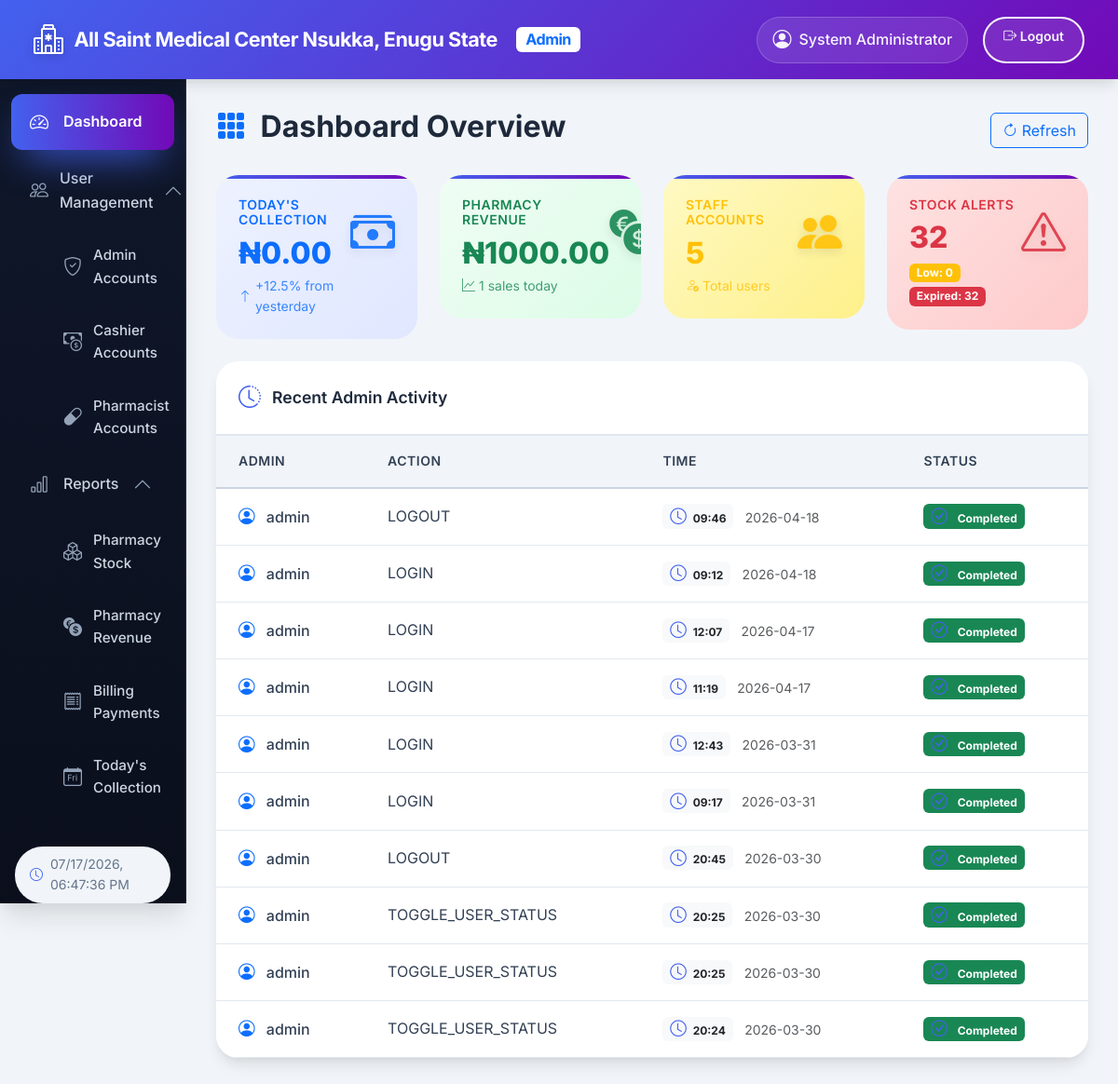
Screenshot of /admin/dashboard (signed in) with the database file from the repository.
### tables this page shows
CREATE TABLE admin_users (
    id                INTEGER PRIMARY KEY AUTOINCREMENT,
    username          TEXT UNIQUE NOT NULL,
    password          TEXT NOT NULL,
    full_name         TEXT,
    email             TEXT,
    role              TEXT DEFAULT 'Admin',
    is_super_admin    INTEGER DEFAULT 0,
    is_active         INTEGER DEFAULT 1,
    created_at        TIMESTAMP DEFAULT CURRENT_TIMESTAMP,
    created_by        INTEGER,
    last_login        TIMESTAMP
);

CREATE TABLE admin_audit_logs (
    id          INTEGER PRIMARY KEY AUTOINCREMENT,
    admin_id    INTEGER,
    action      TEXT NOT NULL,
    details     TEXT,
    ip_address  TEXT,
    user_agent  TEXT,
    created_at  TIMESTAMP DEFAULT CURRENT_TIMESTAMP
);

### app.py (the view)
@app.route('/admin/dashboard')
def admin_dashboard():
    if 'admin_id' not in session:
        return redirect(url_for('admin_login'))
    conn = get_db_connection()
    cursor = conn.cursor()
    stats = {}
    try:
        cursor.execute("SELECT COUNT(*) FROM admin_users WHERE is_active = 1")
        stats['admins_count'] = cursor.fetchone()[0]
        cursor.execute("SELECT COUNT(*) FROM pharmacists WHERE is_active = 1")
        stats['pharmacists_count'] = cursor.fetchone()[0]
        cursor.execute("SELECT COUNT(*) FROM billing_users WHERE is_active = 1")
        stats['cashiers_count'] = cursor.fetchone()[0]
        today = date.today().strftime('%Y-%m-%d')
        cursor.execute("SELECT COALESCE(SUM(amount_paid), 0) FROM payments WHERE DATE(payment_date) = ?", (today,))
        stats['todays_collection'] = float(cursor.fetchone()[0] or 0)
        cursor.execute("""
            SELECT COUNT(*) FROM drugs
            WHERE stock_quantity <= low_stock_threshold
            AND expiry_date > date('now')
        """)
        stats['low_stock_count'] = cursor.fetchone()[0]
        cursor.execute("""
            SELECT COUNT(*) FROM drugs
            WHERE expiry_date < date('now') AND stock_quantity > 0
        """)
        stats['expired_stock_count'] = cursor.fetchone()[0]
        cursor.execute("""
            SELECT COUNT(*), COALESCE(SUM(grand_total), 0)
            FROM receipts
            WHERE DATE(created_at) = ?
        """, (today,))
        result = cursor.fetchone()
        stats['pharmacy_sales_count'] = result[0]
        stats['pharmacy_revenue'] = float(result[1] or 0)
        cursor.execute("""
            SELECT a.username, l.action, l.created_at
            FROM admin_audit_logs l
            JOIN admin_users a ON l.admin_id = a.id
            ORDER BY l.created_at DESC
            LIMIT 10
        """)
        recent_actions = cursor.fetchall()
        stats['recent_actions'] = []
        for action in recent_actions:
            username = action[0]
            action_text = action[1]
            created_at = action[2]
            if isinstance(created_at, str):
                try:
                    created_at = datetime.strptime(created_at, '%Y-%m-%d %H:%M:%S')
                except ValueError:
                    try:
                        created_at = datetime.strptime(created_at, '%Y-%m-%d')
                    except ValueError:
                        created_at = datetime.now()
            stats['recent_actions'].append((username, action_text, created_at))
    except Exception as e:
        app.logger.error(f"Error fetching admin stats: {e}")
        flash("Error loading dashboard statistics", "warning")
        stats = {}
    cursor.close()
    conn.close()
    return render_template(
        "admin_dashboard.html",
        stats=stats,
        hospital_name="All Saint Medical Center Nsukka, Enugu State",
        admin_name=session.get('admin_full_name', 'Admin')
    )

### templates/admin_dashboard.html (shortened to what this page needs)
<!DOCTYPE html>
<html lang="en">
<head>
    <link href="https://cdn.jsdelivr.net/npm/bootstrap@5.3.2/dist/css/bootstrap.min.css" rel="stylesheet">
    <link rel="stylesheet" href="https://cdn.jsdelivr.net/npm/bootstrap-icons@1.11.0/font/bootstrap-icons.css">
    <link href="https://unpkg.com/aos@2.3.1/dist/aos.css" rel="stylesheet">
</head>
<body>
    <nav class="navbar navbar-expand-lg navbar-dark nav-gradient">
        <div class="container-fluid">
            <a class="navbar-brand" href="{{ url_for('admin_dashboard') }}">
                <i class="bi bi-hospital"></i>
                <span>{{ hospital_name }}</span>
                <span class="badge bg-white text-primary ms-2 animate-pulse">Admin</span>
            </a>
            <div class="collapse navbar-collapse" id="navbarNav">
                <div class="navbar-nav ms-auto">
                    <div class="navbar-text me-3">
                        <i class="bi bi-person-circle"></i>
                        <span>{{ admin_name }}</span>
                    </div>
                    <a href="{{ url_for('admin_logout') }}" class="btn btn-outline-light btn-sm">
                        <i class="bi bi-box-arrow-right"></i> Logout
                    </a>
                </div>
            </div>
        </div>
    </nav>
    <div class="container-fluid">
        <div class="row">
            <div class="col-md-3 col-lg-2 px-0">
                <div class="sidebar">
                    <div class="list-group list-group-flush">
                        <a href="{{ url_for('admin_dashboard') }}" class="list-group-item active">
                            <i class="bi bi-speedometer2"></i>
                            <span>Dashboard</span>
                        </a>
                        <div class="list-group-item" data-bs-toggle="collapse" href="#userManagement" role="button" aria-expanded="true">
                            <i class="bi bi-people"></i>
                            <span>User Management</span>
                            <i class="bi bi-chevron-down float-end"></i>
                        </div>
                        <div class="collapse show" id="userManagement">
                            <a href="{{ url_for('admin_manage_admins') }}" class="list-group-item ps-5">
                                <i class="bi bi-shield-check"></i> Admin Accounts
                            </a>
                            <a href="{{ url_for('admin_manage_cashiers') }}" class="list-group-item ps-5">
                                <i class="bi bi-cash-coin"></i> Cashier Accounts
                            </a>
                            <a href="{{ url_for('admin_manage_pharmacists') }}" class="list-group-item ps-5">
                                <i class="bi bi-capsule"></i> Pharmacist Accounts
                            </a>
                        </div>
                        <div class="list-group-item" data-bs-toggle="collapse" href="#reports" role="button" aria-expanded="true">
                            <i class="bi bi-bar-chart"></i>
                            <span>Reports</span>
                            <i class="bi bi-chevron-down float-end"></i>
                        </div>
                        <div class="collapse show" id="reports">
                            <a href="{{ url_for('admin_pharmacy_stock') }}" class="list-group-item ps-5">
                                <i class="bi bi-boxes"></i> Pharmacy Stock
                            </a>
                            <a href="{{ url_for('admin_pharmacy_revenue') }}" class="list-group-item ps-5">
                                <i class="bi bi-currency-exchange"></i> Pharmacy Revenue
                            </a>
                            <a href="{{ url_for('admin_billing_payments') }}" class="list-group-item ps-5">
                                <i class="bi bi-receipt"></i> Billing Payments
                            </a>
                            <a href="{{ url_for('admin_todays_collection') }}" class="list-group-item ps-5">
                                <i class="bi bi-calendar-day"></i> Today's Collection
                            </a>
                        </div>
                    </div>
                    <div class="current-time mx-3">
                        <i class="bi bi-clock"></i>
                        <span id="currentDateTime"></span>
                    </div>
                </div>
            </div>
            <div class="col-md-9 col-lg-10 main-content">
                <div class="d-flex justify-content-between align-items-center mb-4" data-aos="fade-down">
                    <h2 class="fw-bold">
                        <i class="bi bi-grid-3x3-gap-fill me-2 text-primary"></i>
                        Dashboard Overview
                    </h2>
                    <button class="btn btn-outline-primary" onclick="location.reload()">
                        <i class="bi bi-arrow-clockwise"></i> Refresh
                    </button>
                </div>
                <div class="row g-4 mb-4">
                    <div class="col-md-3 col-sm-6" data-aos="fade-up" data-aos-delay="100">
                        <div class="card stat-card bg-primary-light">
                            <div class="card-body">
                                <div class="d-flex justify-content-between align-items-start">
                                    <div>
                                        <h6 class="text-primary">Today's Collection</h6>
                                        <h3 class="text-primary">₦{{ "%.2f"|format(stats.todays_collection) }}</h3>
                                        <small class="text-primary">
                                            <i class="bi bi-arrow-up"></i> +12.5% from yesterday
                                        </small>
                                    </div>
                                    <div class="stat-icon text-primary">
                                        <i class="bi bi-cash-stack"></i>
                                    </div>
                                </div>
                            </div>
                        </div>
                    </div>
                    <div class="col-md-3 col-sm-6" data-aos="fade-up" data-aos-delay="200">
                        <div class="card stat-card bg-success-light">
                            <div class="card-body">
                                <div class="d-flex justify-content-between align-items-start">
                                    <div>
                                        <h6 class="text-success">Pharmacy Revenue</h6>
                                        <h3 class="text-success">₦{{ "%.2f"|format(stats.pharmacy_revenue) }}</h3>
                                        <small class="text-success">
                                            <i class="bi bi-graph-up"></i> {{ stats.pharmacy_sales_count }} sales today
                                        </small>
                                    </div>
                                    <div class="stat-icon text-success">
                                        <i class="bi bi-currency-exchange"></i>
                                    </div>
                                </div>
                            </div>
                        </div>
                    </div>
                    <div class="col-md-3 col-sm-6" data-aos="fade-up" data-aos-delay="300">
                        <div class="card stat-card bg-warning-light">
                            <div class="card-body">
                                <div class="d-flex justify-content-between align-items-start">
                                    <div>
                                        <h6 class="text-warning">Staff Accounts</h6>
                                        <h3 class="text-warning">{{ stats.admins_count + stats.cashiers_count + stats.pharmacists_count }}</h3>
                                        <small class="text-warning">
                                            <i class="bi bi-person-check"></i> Total users
                                        </small>
                                    </div>
                                    <div class="stat-icon text-warning">
                                        <i class="bi bi-people-fill"></i>
                                    </div>
                                </div>
                            </div>
                        </div>
                    </div>
                    <div class="col-md-3 col-sm-6" data-aos="fade-up" data-aos-delay="400">
                        <div class="card stat-card bg-danger-light">
                            <div class="card-body">
                                <div class="d-flex justify-content-between align-items-start">
                                    <div>
                                        <h6 class="text-danger">Stock Alerts</h6>
                                        <h3 class="text-danger">{{ stats.low_stock_count + stats.expired_stock_count }}</h3>
                                        <div>
                                            <span class="badge bg-warning me-1">Low: {{ stats.low_stock_count }}</span>
                                            <span class="badge bg-danger">Expired: {{ stats.expired_stock_count }}</span>
                                        </div>
                                    </div>
                                    <div class="stat-icon text-danger">
                                        <i class="bi bi-exclamation-triangle"></i>
                                    </div>
                                </div>
                            </div>
                        </div>
                    </div>
                </div>
                <div class="row" data-aos="fade-up" data-aos-delay="600">
                    <div class="col-12">
                        <div class="activity-card">
                            <div class="card-header">
                                <i class="bi bi-clock-history"></i>
                                <span>Recent Admin Activity</span>
                            </div>
                            <div class="card-body">
                                <div class="table-responsive">
                                    <table class="table table-hover">
                                        <thead>
                                            <tr>
                                                <th>Admin</th>
                                                <th>Action</th>
                                                <th>Time</th>
                                                <th>Status</th>
                                            </tr>
                                        </thead>
                                        <tbody>
                                            {% if stats.recent_actions %}
                                                {% for action in stats.recent_actions %}
                                                <tr>
                                                    <td>
                                                        <i class="bi bi-person-circle text-primary"></i>
                                                        <span class="fw-medium">{{ action[0] }}</span>
                                                    </td>
                                                    <td>{{ action[1] }}</td>
                                                    <td>
                                                        <span class="badge bg-light text-dark">
                                                            <i class="bi bi-clock me-1"></i>
                                                            {{ action[2].strftime('%H:%M') }}
                                                        </span>
                                                        <small class="text-muted ms-2">{{ action[2].strftime('%Y-%m-%d') }}</small>
                                                    </td>
                                                    <td>
                                                        <span class="badge bg-success">
                                                            <i class="bi bi-check-circle"></i> Completed
                                                        </span>
                                                    </td>
                                                </tr>
                                                {% endfor %}
                                            {% endif %}
                                        </tbody>
                                    </table>
                                </div>
                            </div>
                        </div>
                    </div>
                </div>
            </div>
        </div>
    </div>
</body>
</html>

### rows the page displays
admin_users: full_name "System Administrator"
admin_audit_logs: username "admin", action "LOGOUT", action "09:46", created_at "2026-04-18"
admin_audit_logs: username "admin", action "LOGIN", action "09:12", created_at "2026-04-18"
admin_audit_logs: username "admin", action "LOGIN", action "12:07", created_at "2026-04-17"
admin_audit_logs: username "admin", action "LOGIN", action "11:19", created_at "2026-04-17"
admin_audit_logs: username "admin", action "LOGIN", action "12:43", created_at "2026-03-31"
admin_audit_logs: username "admin", action "LOGIN", action "09:17", created_at "2026-03-31"
admin_audit_logs: username "admin", action "LOGOUT", action "20:45", created_at "2026-03-30"
admin_audit_logs: username "admin", action "TOGGLE_USER_STATUS", action "20:25", created_at "2026-03-30"
admin_audit_logs: username "admin", action "TOGGLE_USER_STATUS", action "20:25", created_at "2026-03-30"
admin_audit_logs: username "admin", action "TOGGLE_USER_STATUS", action "20:24", created_at "2026-03-30"

### other values shown
{{ hospital_name }} "All Saint Medical Center Nsukka, Enugu State"
{{ "%.2f"|format(stats.todays_collection) }} "0.00"
{{ "%.2f"|format(stats.pharmacy_revenue) }} "1000.00"
{{ stats.pharmacy_sales_count }} "1"
{{ stats.admins_count + stats.cashiers_count + stats.pharmacists_count }} "5"
{{ stats.low_stock_count + stats.expired_stock_count }} "32"
{{ stats.low_stock_count }} "0"
{{ stats.expired_stock_count }} "32"
